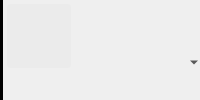
<?xml version="1.0" encoding="UTF-8"?>
<ui version="4.0">
 <class>item</class>
 <widget class="QWidget" name="item">
  <property name="windowTitle">
   <string>Form</string>
  </property>
  <layout class="QGridLayout" name="gridLayout" rowstretch="0,0,1" columnstretch="0,0,1,0">
   <property name="margin">
    <number>0</number>
   </property>
   <property name="spacing">
    <number>0</number>
   </property>
   <item row="0" column="0" rowspan="3">
    <widget class="Line" name="itemColorLine">
     <property name="maximumSize">
      <size>
       <width>4</width>
       <height>16777215</height>
      </size>
     </property>
     <property name="styleSheet">
      <string notr="true">QFrame { border: 0px; background-color: black;}</string>
     </property>
     <property name="frameShadow">
      <enum>QFrame::Plain</enum>
     </property>
     <property name="lineWidth">
      <number>4</number>
     </property>
     <property name="orientation">
      <enum>Qt::Vertical</enum>
     </property>
    </widget>
   </item>
   <item row="0" column="1" rowspan="3">
    <layout class="QVBoxLayout" name="previewVerticalLayout" stretch="0,1">
     <property name="spacing">
      <number>0</number>
     </property>
     <property name="margin">
      <number>4</number>
     </property>
     <item>
      <widget class="QLabel" name="previewLabel">
       <property name="minimumSize">
        <size>
         <width>64</width>
         <height>64</height>
        </size>
       </property>
       <property name="maximumSize">
        <size>
         <width>64</width>
         <height>64</height>
        </size>
       </property>
       <property name="styleSheet">
        <string notr="true">QLabel {
	background: rgba(175, 175, 175, 16);
	border: 0px;
    border-radius: 3px;
    padding: 0px 0px;
}</string>
       </property>
       <property name="textFormat">
        <enum>Qt::RichText</enum>
       </property>
       <property name="alignment">
        <set>Qt::AlignCenter</set>
       </property>
      </widget>
     </item>
     <item>
      <spacer name="verticalSpacer">
       <property name="orientation">
        <enum>Qt::Vertical</enum>
       </property>
       <property name="sizeType">
        <enum>QSizePolicy::Ignored</enum>
       </property>
       <property name="sizeHint" stdset="0">
        <size>
         <width>0</width>
         <height>0</height>
        </size>
       </property>
      </spacer>
     </item>
    </layout>
   </item>
   <item row="0" column="2" colspan="2">
    <layout class="QHBoxLayout" name="horizontalLayout_2" stretch="1,0">
     <property name="spacing">
      <number>0</number>
     </property>
     <property name="bottomMargin">
      <number>3</number>
     </property>
     <item>
      <widget class="QLabel" name="fileNameLabel">
       <property name="minimumSize">
        <size>
         <width>0</width>
         <height>20</height>
        </size>
       </property>
       <property name="maximumSize">
        <size>
         <width>16777215</width>
         <height>24</height>
        </size>
       </property>
       <property name="font">
        <font>
         <weight>75</weight>
         <bold>true</bold>
        </font>
       </property>
       <property name="styleSheet">
        <string notr="true">QLabel {
	background-color: transparent;
}</string>
       </property>
       <property name="textFormat">
        <enum>Qt::PlainText</enum>
       </property>
      </widget>
     </item>
     <item>
      <widget class="QToolButton" name="watchFolderToolButton">
       <property name="sizePolicy">
        <sizepolicy hsizetype="Preferred" vsizetype="Fixed">
         <horstretch>0</horstretch>
         <verstretch>0</verstretch>
        </sizepolicy>
       </property>
       <property name="text">
        <string/>
       </property>
       <property name="checkable">
        <bool>true</bool>
       </property>
       <property name="autoRaise">
        <bool>true</bool>
       </property>
      </widget>
     </item>
    </layout>
   </item>
   <item row="1" column="3" rowspan="2">
    <layout class="QHBoxLayout" name="horizontalLayout">
     <property name="spacing">
      <number>0</number>
     </property>
     <item>
      <widget class="QToolButton" name="tasksToolButton">
       <property name="sizePolicy">
        <sizepolicy hsizetype="Preferred" vsizetype="Fixed">
         <horstretch>0</horstretch>
         <verstretch>0</verstretch>
        </sizepolicy>
       </property>
       <property name="toolButtonStyle">
        <enum>Qt::ToolButtonTextBesideIcon</enum>
       </property>
       <property name="autoRaise">
        <bool>true</bool>
       </property>
      </widget>
     </item>
     <item>
      <widget class="QToolButton" name="notesToolButton">
       <property name="sizePolicy">
        <sizepolicy hsizetype="Preferred" vsizetype="Fixed">
         <horstretch>0</horstretch>
         <verstretch>0</verstretch>
        </sizepolicy>
       </property>
       <property name="text">
        <string/>
       </property>
       <property name="toolButtonStyle">
        <enum>Qt::ToolButtonTextBesideIcon</enum>
       </property>
       <property name="autoRaise">
        <bool>true</bool>
       </property>
      </widget>
     </item>
     <item>
      <widget class="QToolButton" name="relationsToolButton">
       <property name="sizePolicy">
        <sizepolicy hsizetype="Preferred" vsizetype="Fixed">
         <horstretch>0</horstretch>
         <verstretch>0</verstretch>
        </sizepolicy>
       </property>
       <property name="popupMode">
        <enum>QToolButton::MenuButtonPopup</enum>
       </property>
       <property name="toolButtonStyle">
        <enum>Qt::ToolButtonTextBesideIcon</enum>
       </property>
       <property name="autoRaise">
        <bool>true</bool>
       </property>
       <property name="arrowType">
        <enum>Qt::NoArrow</enum>
       </property>
      </widget>
     </item>
    </layout>
   </item>
   <item row="2" column="2">
    <layout class="QVBoxLayout" name="descriptionLerticalLayout">
     <property name="spacing">
      <number>0</number>
     </property>
     <item>
      <widget class="QLabel" name="commentLabel">
       <property name="minimumSize">
        <size>
         <width>0</width>
         <height>25</height>
        </size>
       </property>
       <property name="textFormat">
        <enum>Qt::PlainText</enum>
       </property>
       <property name="alignment">
        <set>Qt::AlignLeading|Qt::AlignLeft|Qt::AlignTop</set>
       </property>
       <property name="wordWrap">
        <bool>true</bool>
       </property>
       <property name="margin">
        <number>2</number>
       </property>
      </widget>
     </item>
    </layout>
   </item>
   <item row="1" column="2">
    <layout class="QHBoxLayout" name="infoHorizontalLayout">
     <property name="spacing">
      <number>0</number>
     </property>
    </layout>
   </item>
  </layout>
 </widget>
 <resources/>
 <connections/>
</ui>
